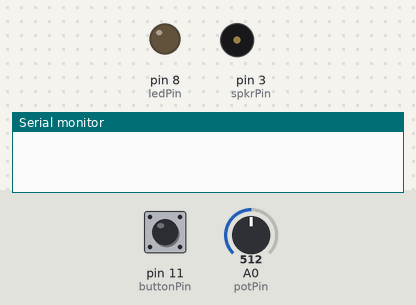
Bench run of a sketch on a simulated Arduino Uno, built with avr-gcc and run on an emulated ATmega328P. Parts: output pins drawn as LEDs (lit = HIGH), buzzer (waves = sounding), the last lines printed to the serial monitor. The test bench sets the inputs (shaded band); at power-on: pin 11 (buttonPin) HIGH, A0 (potPin) = 512.

Above: at 1.2 s.
1.3 s: pin 11 (buttonPin) pulled LOW for 0.15 s
At 1.37 s:
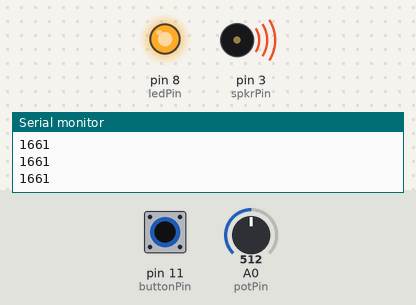
2.9 s: pin 11 (buttonPin) pulled LOW for 3.2 s
At 7.5 s:
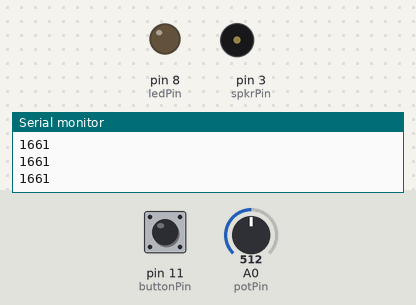
Timing chart, 0 to 9.0 s (numbered marks = the images above; inputs shaded):
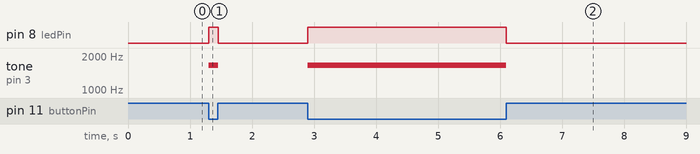

Measured:
- after the input at 1.3 s, pin 8 (ledPin): LOW → HIGH at once, → LOW 0.16 s later; tone on pin 3 (spkrPin): silent → 1661 Hz at once, → silent 0.16 s later
- after the input at 2.9 s, pin 8 (ledPin): LOW → HIGH at once, → LOW 3.2 s later; tone on pin 3 (spkrPin): silent → 1661 Hz at once, → silent 3.2 s later

The sketch:

theremin.ino
```cpp
#define potPin A0
#define buttonPin 11
#define ledPin 8
#define spkrPin 3

#define MAX_FREQ 3150
#define MIN_FREQ 260

int freq = 0;
int potValue = 0;

int low_notes[] = {261,277,293,311,329,349,369,392,415,440,466,493,523};
int med_notes[] = {783,830,880,932,987,1046,1108,1174,1244,1318};
int hi_notes[] = {1396,1479,1567,1661,1760,1864,1975,2093,2217,2349,2489,2637,2793,2959,2135};

void setup() {
  // put your setup code here, to run once:
  pinMode(buttonPin, INPUT_PULLUP);
  pinMode(spkrPin, OUTPUT);
  pinMode(ledPin, OUTPUT);
  Serial.begin(9600);
}

int findNote(int freq)
{
  if(freq < 780){
    Serial.println("me");
    for (int i = 0; i < 13-1; i++)
      {
        if (low_notes[i] - freq < 0)
          continue;
        else
        {
          int dist1 = freq - low_notes[i-1];
          int dist2 = low_notes[i] - freq;
          Serial.println("you");
          if (dist1 > dist2)
            return low_notes[i];
          else
            return low_notes[i-1];
         }
      }
  }

  else if(freq > 780 && freq < 1350)
  {
     for (int i = 0; i < 10-1; i++)
      {
        if (med_notes[i] - freq < 0)
        continue;
        else
        {
          int dist1 = freq - med_notes[i-1];
          int dist2 = med_notes[i] - freq;
          if (dist1 > dist2)
            return med_notes[i];
          else
            return med_notes[i-1];
         }
      }
  }
  //mid notes

  else if(freq > 1350)
  {
      for (int i = 0; i < 15-1; i++)
      {
        if (hi_notes[i] - freq < 0)
        continue;
        else
        {
          int dist1 = freq - hi_notes[i-1];
          int dist2 = hi_notes[i] - freq;
          if (dist1 > dist2)
            return hi_notes[i];
          else
            return hi_notes[i-1];
         }
      }
  }
}
void loop() {
  potValue = analogRead(potPin);
  float potFrac = potValue/1024.0;
  freq = (int)(potFrac*(MAX_FREQ-MIN_FREQ));
  freq += MIN_FREQ;
  //Serial.println(freq);

  if(!digitalRead(buttonPin)){
    int playTone = findNote(freq);
    Serial.println(playTone);
    tone(spkrPin, playTone);
    digitalWrite(ledPin, HIGH);
    delay(10);
  }
  else{
    noTone(spkrPin);
    digitalWrite(ledPin, LOW);
  }
}
```
